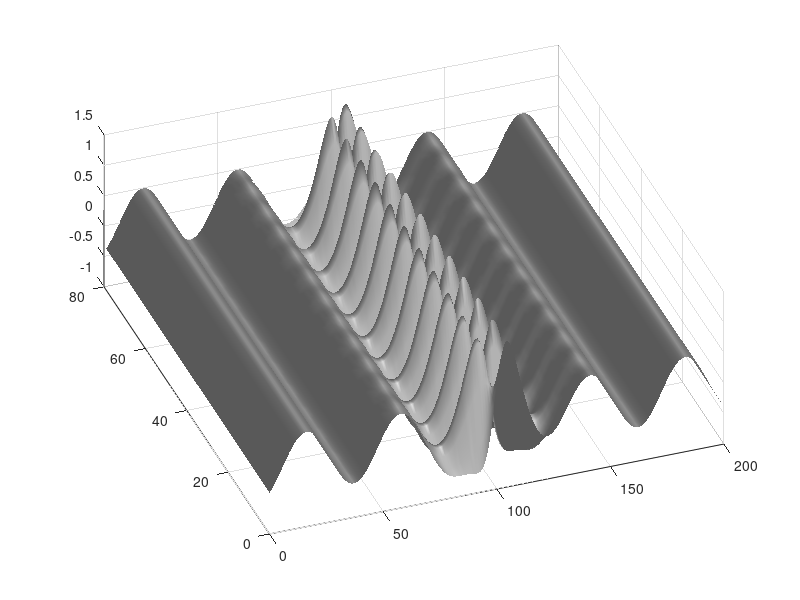

Write the MATLAB code that produced this figure.
close all, clear all;

%% Define time and space discretizations
n = 200;
m = 80;
x = linspace(-15,15,n);
t = linspace(0,8*pi,m); 
dt = t(2) - t(1); 
[Xgrid,T] = meshgrid(x,t);

%% Create two spatio-temporal patterns
f1 = 0.5*cos(Xgrid) .* (1+0*T);  % time-independent!
f2 = (sech(Xgrid).*tanh(Xgrid)) .* (2*exp(1j*2.8*T));

%% Combine signals and make data matrix
X = (f1 + f2)'; % Data Matrix

figure;
surfl(real(X')); 
shading interp; colormap(gray); view(-20,60);